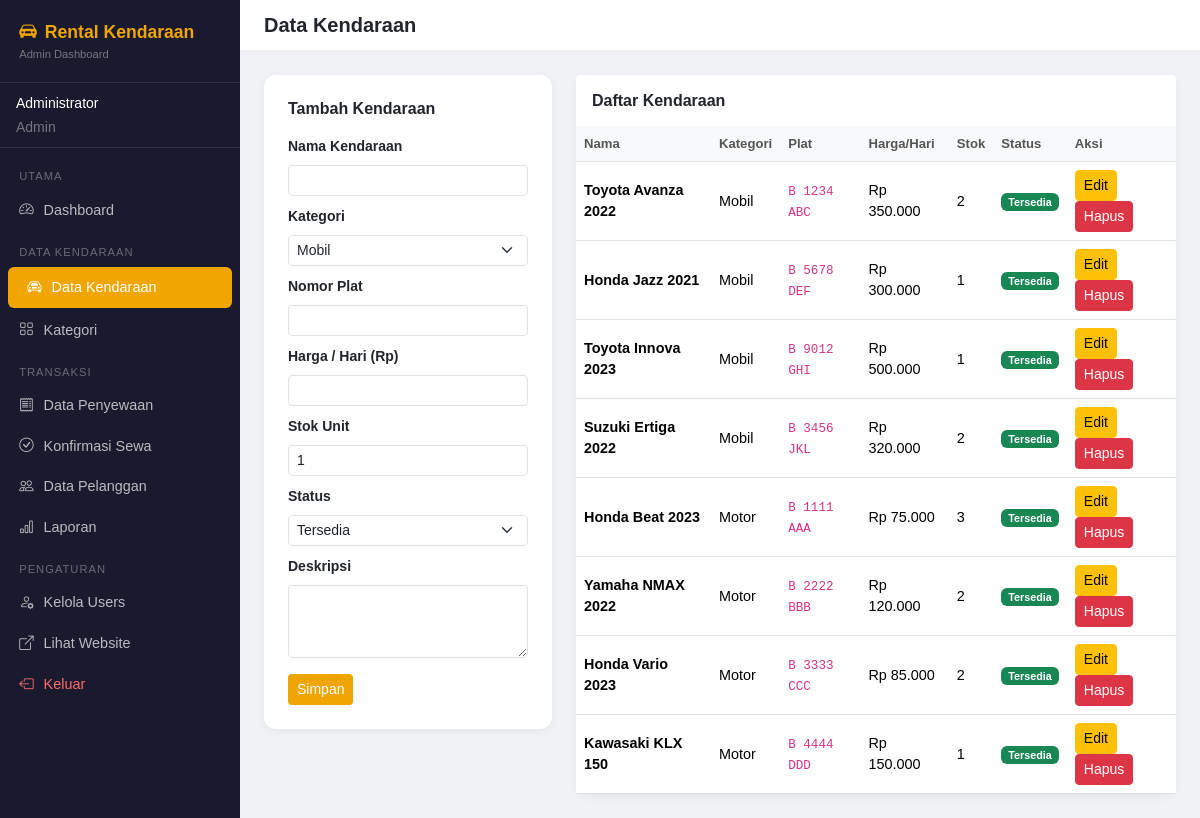
The page /backend/kendaraan.php (signed in) on the database its author committed.
### tables this page shows
CREATE TABLE IF NOT EXISTS kendaraan (
    id INT AUTO_INCREMENT PRIMARY KEY,
    kategori_id INT,
    nama VARCHAR(100) NOT NULL,
    plat VARCHAR(20) NOT NULL,
    harga_per_hari DECIMAL(10,2) NOT NULL,
    stok INT DEFAULT 1,
    deskripsi TEXT,
    gambar VARCHAR(255) DEFAULT 'default.jpg',
    status ENUM('tersedia', 'disewa', 'maintenance') DEFAULT 'tersedia',
    created_at TIMESTAMP DEFAULT CURRENT_TIMESTAMP,
    FOREIGN KEY (kategori_id) REFERENCES kategori(id) ON DELETE SET NULL
);

CREATE TABLE IF NOT EXISTS kategori (
    id INT AUTO_INCREMENT PRIMARY KEY,
    nama VARCHAR(50) NOT NULL,
    deskripsi TEXT,
    created_at TIMESTAMP DEFAULT CURRENT_TIMESTAMP
);

### backend/kendaraan.php (the view, shortened to what this page needs)
<?php
require_once '../config/database.php';
$kendaraanList = $conn->query("
    SELECT k.*, kt.nama as nama_kategori
    FROM kendaraan k
    LEFT JOIN kategori kt ON k.kategori_id = kt.id
    ORDER BY k.created_at DESC
");
$kategoriList = $conn->query("SELECT * FROM kategori ORDER BY nama");
$editData = null;
?>
<?php include 'includes/header.php'; ?>
<?php include 'includes/sidebar.php'; ?>
<div class="main-content">
    <div class="topbar">
        <h5 class="mb-0 fw-bold">Data Kendaraan</h5>
    </div>
    <div class="content-area">
        <div class="row g-4">
            <div class="col-md-4">
                <div class="card page-card p-4">
                    <h6 class="fw-bold mb-3"><?= $editData ? 'Edit Kendaraan' : 'Tambah Kendaraan' ?></h6>
                    <form method="POST">
                        <div class="mb-2">
                            <label class="form-label small fw-semibold">Nama Kendaraan</label>
                            <input type="text" name="nama" class="form-control form-control-sm"
                                   value="<?= htmlspecialchars($editData['nama'] ?? '') ?>" required>
                        </div>
                        <div class="mb-2">
                            <label class="form-label small fw-semibold">Kategori</label>
                            <select name="kategori_id" class="form-select form-select-sm" required>
                                <?php
                                while ($kat = $kategoriList->fetch_assoc()):
                                    $selected = ($editData['kategori_id'] ?? 0) == $kat['id'] ? 'selected' : '';
                                ?>
                                <option value="<?= $kat['id'] ?>" <?= $selected ?>><?= $kat['nama'] ?></option>
                                <?php endwhile; ?>
                            </select>
                        </div>
                        <div class="mb-2">
                            <label class="form-label small fw-semibold">Nomor Plat</label>
                            <input type="text" name="plat" class="form-control form-control-sm"
                                   value="<?= htmlspecialchars($editData['plat'] ?? '') ?>" required>
                        </div>
                        <div class="mb-2">
                            <label class="form-label small fw-semibold">Harga / Hari (Rp)</label>
                            <input type="number" name="harga_per_hari" class="form-control form-control-sm"
                                   value="<?= $editData['harga_per_hari'] ?? '' ?>" required>
                        </div>
                        <div class="mb-2">
                            <label class="form-label small fw-semibold">Stok Unit</label>
                            <input type="number" name="stok" class="form-control form-control-sm"
                                   value="<?= $editData['stok'] ?? 1 ?>" min="0" required>
                        </div>
                        <div class="mb-2">
                            <label class="form-label small fw-semibold">Status</label>
                            <select name="status" class="form-select form-select-sm">
                                <?php
                                $statusList = ['tersedia', 'disewa', 'maintenance'];
                                foreach ($statusList as $s):
                                    $selected = ($editData['status'] ?? 'tersedia') == $s ? 'selected' : '';
                                ?>
                                <option value="<?= $s ?>" <?= $selected ?>><?= ucfirst($s) ?></option>
                                <?php endforeach; ?>
                            </select>
                        </div>
                        <div class="mb-3">
                            <label class="form-label small fw-semibold">Deskripsi</label>
                            <textarea name="deskripsi" class="form-control form-control-sm" rows="3"><?= htmlspecialchars($editData['deskripsi'] ?? '') ?></textarea>
                        </div>
                        <div class="d-flex gap-2">
                            <button type="submit" class="btn btn-sm text-white" style="background:#f0a500;">
                                <?= $editData ? 'Update' : 'Simpan' ?>
                            </button>
                        </div>
                    </form>
                </div>
            </div>
            <div class="col-md-8">
                <div class="card page-card">
                    <div class="card-header bg-white border-0 py-3">
                        <h6 class="mb-0 fw-bold">Daftar Kendaraan</h6>
                    </div>
                    <div class="table-responsive">
                        <table class="table table-hover mb-0">
                            <thead>
                                <tr>
                                    <th>Nama</th>
                                    <th>Kategori</th>
                                    <th>Plat</th>
                                    <th>Harga/Hari</th>
                                    <th>Stok</th>
                                    <th>Status</th>
                                    <th>Aksi</th>
                                </tr>
                            </thead>
                            <tbody>
                                <?php while ($row = $kendaraanList->fetch_assoc()): ?>
                                <tr>
                                    <td class="fw-semibold"><?= htmlspecialchars($row['nama']) ?></td>
                                    <td><?= $row['nama_kategori'] ?></td>
                                    <td><code><?= $row['plat'] ?></code></td>
                                    <td>Rp <?= number_format($row['harga_per_hari'], 0, ',', '.') ?></td>
                                    <td><?= $row['stok'] ?></td>
                                    <td>
                                        <?php
                                        $warna = ['tersedia'=>'success','disewa'=>'primary','maintenance'=>'warning text-dark'];
                                        ?>
                                        <span class="badge bg-<?= $warna[$row['status']] ?>"><?= ucfirst($row['status']) ?></span>
                                    </td>
                                    <td>
                                        <a href="kendaraan.php?aksi=edit&id=<?= $row['id'] ?>" class="btn btn-sm btn-warning btn-sm">Edit</a>
                                        <a href="kendaraan.php?aksi=hapus&id=<?= $row['id'] ?>"
                                           class="btn btn-sm btn-danger"
                                           onclick="return confirm('Hapus kendaraan ini?')">Hapus</a>
                                    </td>
                                </tr>
                                <?php endwhile; ?>
                            </tbody>
                        </table>
                    </div>
                </div>
            </div>
        </div>
    </div>
</div>
<?php include 'includes/footer.php'; ?>

### backend/includes/header.php (style rules this page uses)
body { background-color: #f0f2f5; font-family: sans-serif; }
.main-content { margin-left: 240px; min-height: 100vh; }
.topbar { background: #fff; padding: 0.8rem 1.5rem; border-bottom: 1px solid #eee; position: sticky; top: 0; z-index: 900; }
.content-area { padding: 1.5rem; }
.table thead th { background: #f8f9fa; font-size: 0.82rem; font-weight: 600; color: #555; }
.table td { vertical-align: middle; font-size: 0.9rem; }
.page-card { background: #fff; border-radius: 12px; border: none; box-shadow: 0 2px 10px rgba(0,0,0,0.06); }

### rows shown on the page
kendaraan: nama "Toyota Avanza 2022", kategori.nama "Mobil", plat "B 1234 ABC", harga_per_hari "350.000", stok "2", status "Tersedia"
kendaraan: nama "Honda Jazz 2021", kategori.nama "Mobil", plat "B 5678 DEF", harga_per_hari "300.000", stok "1", status "Tersedia"
kendaraan: nama "Toyota Innova 2023", kategori.nama "Mobil", plat "B 9012 GHI", harga_per_hari "500.000", stok "1", status "Tersedia"
kendaraan: nama "Suzuki Ertiga 2022", kategori.nama "Mobil", plat "B 3456 JKL", harga_per_hari "320.000", stok "2", status "Tersedia"
kendaraan: nama "Honda Beat 2023", kategori.nama "Motor", plat "B 1111 AAA", harga_per_hari "75.000", stok "3", status "Tersedia"
kendaraan: nama "Yamaha NMAX 2022", kategori.nama "Motor", plat "B 2222 BBB", harga_per_hari "120.000", stok "2", status "Tersedia"
kendaraan: nama "Honda Vario 2023", kategori.nama "Motor", plat "B 3333 CCC", harga_per_hari "85.000", stok "2", status "Tersedia"
kendaraan: nama "Kawasaki KLX 150", kategori.nama "Motor", plat "B 4444 DDD", harga_per_hari "150.000", stok "1", status "Tersedia"

### other values the page prints
$_SESSION['user_name'] "Administrator"
$_SESSION['user_role'] "Admin"
form field kategori_id "Mobil"
form field status "Tersedia"
